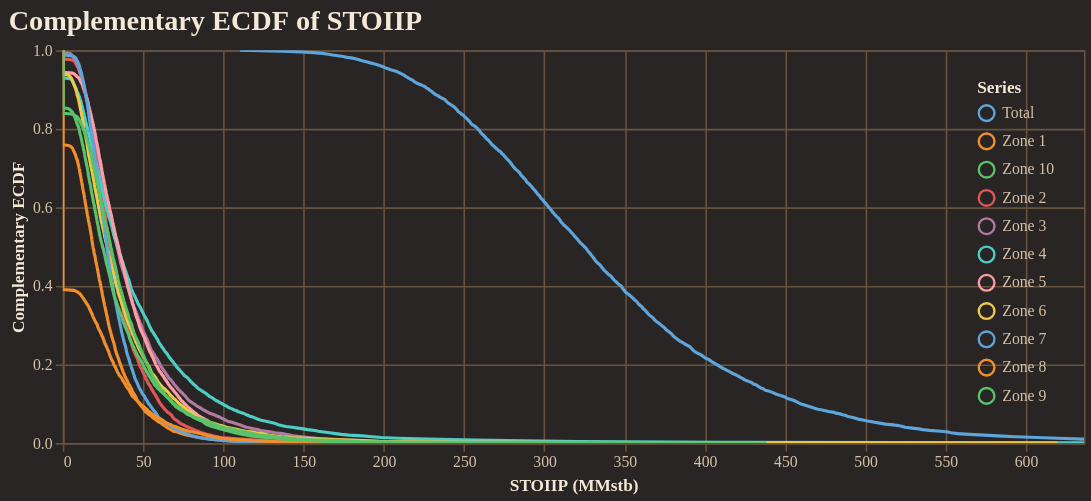

The notebook cell this image was saved under:
### Code cell
fig = reporter.plotter.prospect_volumetric_ecdf_plot(
    figsize=(650, 250),
    backend=PLOTTING_BACKEND
)
fig.show()

### Figure 1 — Vega-Lite specification as saved in the notebook (floating-point values rounded to 4 significant figures; data arrays with more than 128 entries replaced by an {"elided": "..."} marker saying what was removed)
{"config": {"background": "#292524", "view": {"fill": "#292524", "stroke": "#665340"}, "title": {"color": "#f4e9d7", "font": "Merriweather", "fontSize": 18, "fontWeight": 600, "subtitleColor": "#d5c2a6", "anchor": "start"}, "axis": {"domainColor": "#665340", "gridColor": "#665340", "tickColor": "#665340", "labelColor": "#d5c2a6", "titleColor": "#f4e9d7", "labelFont": "Merriweather", "titleFont": "Merriweather"}, "legend": {"titleColor": "#f4e9d7", "labelColor": "#d5c2a6", "labelFont": "Merriweather", "titleFont": "Merriweather", "orient": "top-right", "symbolType": "circle"}, "header": {"labelColor": "#d5c2a6", "titleColor": "#f4e9d7", "labelFont": "Merriweather", "titleFont": "Merriweather"}, "mark": {"color": "#c78d3b"}, "line": {"color": "#c78d3b"}, "bar": {"color": "#c78d3b"}, "point": {"color": "#ddb06d"}, "area": {"color": "#c78d3b", "opacity": 0.35}, "text": {"color": "#f4e9d7", "font": "Merriweather"}, "range": {"category": ["#5DA5DA", "#F28E2B", "#59C36A", "#E15759", "#B07AA1", "#4ECDC4", "#FF9DA7", "#EDC948"]}}, "layer": [{"mark": {"type": "line", "clip": true, "strokeWidth": 2}, "encoding": {"color": {"field": "series", "title": "Series", "type": "nominal"}, "tooltip": [{"field": "series", "title": "Series", "type": "nominal"}, {"field": "stoiip_mmstb", "format": ",.2f", "title": "STOIIP (MMstb)", "type": "quantitative"}, {"field": "exceedance_probability", "format": ".3f", "title": "Exceedance", "type": "quantitative"}], "x": {"field": "stoiip_mmstb", "title": "STOIIP (MMstb)", "type": "quantitative"}, "y": {"field": "exceedance_probability", "scale": {"domain": [0, 1]}, "title": "Complementary ECDF", "type": "quantitative"}}}], "data": {"name": "data-12f394be6d3fcd96ed6d6adaeebd0b15"}, "encoding": {"x": {"field": "stoiip_mmstb", "scale": {"domain": [0, 636.3]}, "type": "quantitative"}}, "height": 250, "title": "Complementary ECDF of STOIIP", "width": 650, "$schema": "https://vega.github.io/schema/vega-lite/v5.20.1.json", "datasets": {"data-12f394be6d3fcd96ed6d6adaeebd0b15": {"elided": "5500 records"}}}
